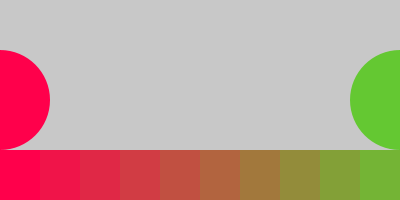
Frame 1 (no input)
Frame 60 (the mouse pressed at the canvas centre just before this capture): identical to frame 1, image omitted
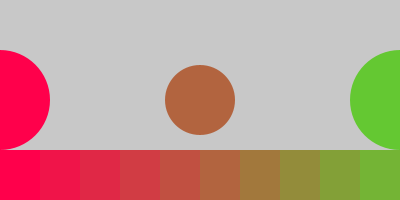
Frame 120 (the mouse held since frame 60 and released just before this capture)

The Processing sketch that drew these frames (run headless with seeded random() and noise(); from frame 60 on, the mouse is pressed at the canvas centre):

// Processing sketch: ej15c_lerpColor
// ── ej15c_lerpColor.pde

// https://processing.org/reference/lerpColor_.html
// lerpColor(c1, c2, amt)
// amt = valor normalizado, es decir, de rango 0 a 1

color a = color( 255, 0, 75 );
color b = color( 100, 200, 50 );
//color b = 255;  //MAL

void setup() {
  size( 400, 200 );
  noStroke();
}

void draw() {
  background( 200 );

  fill( a );
  circle( 0, 100, 100 );  

  fill( b );
  circle( 400, 100, 100 );

  float amt = map( mouseX, 0, width, 0, 1 );  //normalizo la pos x del mouse
  color aux = lerpColor(a, b, amt);  //aquí la magia
  fill( aux );
  println( aux );
  circle( mouseX, 100, 70 );

  for ( int i = 0; i < 10; i ++ ) {
    float m = map( i, 0, 10, 0, 1 ); 
    color l = lerpColor(a, b, m);
    fill( l );
    rect( i * width/10, 150, width/10, 50 );
  }
}
